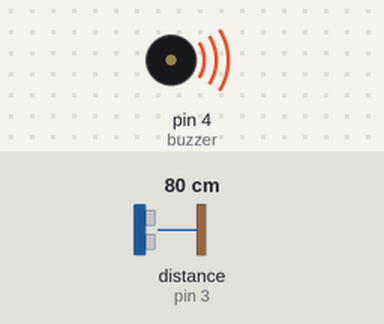
Bench run of a sketch on a simulated Arduino Uno, built with avr-gcc and run on an emulated ATmega328P. Shown: buzzer (waves = sounding). Wiring (inferred from the names in the program): ultrasonic range finder: trigger pin 2; echo pin 3. Inputs (shaded band) come from the test bench; at power-on: distance to the obstacle (sensor on pin 3) 80 cm. The echo pulse lasts 58.3 µs per cm.

Above: at 0.1 s.
Timing chart, 0 to 1.6 s (numbered marks = the images above):
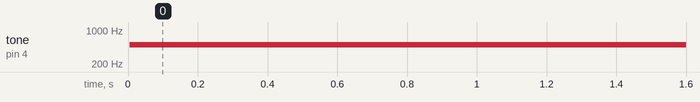

The sketch:

ArdunioEg13.ino
```cpp
int buzzer =PD4;
int trigPin=PD2;
int echoPin= PD3;
long TempDistance =0;
int counter= 0;

void setup() {

Serial.begin(9600);
pinMode(trigPin,OUTPUT);
pinMode(echoPin,INPUT);
pinMode(buzzer,OUTPUT);

}

void loop() {

long duration, Distance;
digitalWrite(trigPin,LOW);
delayMicroseconds(2);
digitalWrite(trigPin,HIGH);
delayMicroseconds(10);
digitalWrite(trigPin,LOW);
duration=pulseIn(echoPin,HIGH);
Distance=(duration/2)/74;
if(counter<20)
{
  if(Distance>200)
  {
    noTone(buzzer);
  }
  if((Distance>10)&&(Distance<=50))
  {
    tone(buzzer,500);
  }
}
}
```

Measured:
- by itself, tone on pin 4 (buzzer): silent → 500 Hz at 0.01 s
